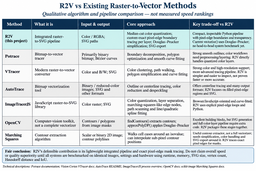
#> input picture R2V vs Raster-to-Vector Methods.png, 256 x 171 px, shrunk from 1536 x 1024 before the run
$ python -i tracer.py   (imports and definitions only)
#> lines starting #> are read from the running program, lines starting #| are printed output that depends on the picture
#> further down, picture is the input picture: PIL image 256x171 RGB; mean R, G, B 205.3, 213, 216.8
### simplifier.py
"""
simplifier.py
Polygon simplification methods used by the R2V benchmark.
"""
import heapq

import numpy as np


def rdp(points, tolerance=1.0):
    """Douglas-Peucker on an OPEN polyline (iterative, no recursion limit)."""
    pts = np.asarray(points, dtype=float)
    n = len(pts)
    if n < 3:
        return [tuple(p) for p in pts.tolist()]
    keep = np.zeros(n, dtype=bool)
    keep[0] = keep[-1] = True
    stack = [(0, n - 1)]
    while stack:
        a, b = stack.pop()
        if b <= a + 1:
            continue
        seg = pts[b] - pts[a]
        rel = pts[a + 1:b] - pts[a]
        length = np.hypot(seg[0], seg[1])
        if length == 0:
            d = np.hypot(rel[:, 0], rel[:, 1])
        else:
            d = np.abs(seg[0] * rel[:, 1] - seg[1] * rel[:, 0]) / length
        i = int(np.argmax(d))
        if d[i] > tolerance:
            k = a + 1 + i
            keep[k] = True
            stack.append((a, k))
            stack.append((k, b))
    return [tuple(p) for p in pts[keep].tolist()]


def simplify_closed(points, tolerance=1.0):
    """Douglas-Peucker for a CLOSED loop."""
    n = len(points)
    if n < 4:
        return list(points)
    pts = np.asarray(points, dtype=float)
    j = int(np.argmax(np.hypot(*(pts - pts[0]).T)))
    first = rdp(pts[:j + 1], tolerance)
    second = rdp(np.vstack([pts[j:], pts[:1]]), tolerance)
    return first[:-1] + second[:-1]


# [56 lines left out: function visvalingam_closed, not called in this run]


def simplify_paths(paths, tolerance=1.0):
    """Simplify a list of open paths with Douglas-Peucker."""
    return [rdp(path, tolerance) if len(path) > 2 else list(path) for path in paths]


# [4 lines that do not run on import are left out]

### tracer.py
"""
tracer.py
Raster -> vector (SVG) conversion.

Pipeline:
  1. (optional) downscale
  2. colour quantisation (median cut) or black/white threshold
  3. for every colour layer: exact pixel-edge boundary tracing -> closed loops
  4. Douglas-Peucker simplification of every loop
  5. SVG output with source transparency (optionally smoothed with quadratic curves)
"""
import numpy as np
from PIL import Image
from simplifier import simplify_closed

# directions in screen coordinates (y down), clockwise: E, S, W, N
_DX = (1, 0, -1, 0)
_DY = (0, 1, 0, -1)


def mask_to_loops(mask):
    """Trace the outlines of a boolean mask.

    Returns a list of closed loops [(x, y), ...] in pixel-corner coordinates.
    Outer boundaries run clockwise, holes counter-clockwise, so a single path
    with fill-rule="evenodd" renders holes correctly.
    """
    m = np.pad(mask.astype(bool), 1)
    f = m[1:-1, 1:-1]
    up, down = m[:-2, 1:-1], m[2:, 1:-1]
    left, right = m[1:-1, :-2], m[1:-1, 2:]

    out = {}  # start vertex -> list of outgoing directions still unused

    def add(sel, dx, dy, d):
        rs, cs = np.nonzero(sel)
        for x, y in zip((cs + dx).tolist(), (rs + dy).tolist()):
            out.setdefault((x, y), []).append(d)

    add(f & ~up,    0, 0, 0)  # top edge,    heading east
    add(f & ~right, 1, 0, 1)  # right edge,  heading south
    add(f & ~down,  1, 1, 2)  # bottom edge, heading west
    add(f & ~left,  0, 1, 3)  # left edge,   heading north

    loops = []
    while out:
        start = next(iter(out))
        cur, pd = start, None
        pts = []
        while True:
            dirs = out[cur]
            if pd is None or len(dirs) == 1:
                nd = dirs[0]
            else:  # pinch point: prefer right turn, then straight, then left
                nd = next(d for d in ((pd + 1) % 4, pd, (pd - 1) % 4) if d in dirs)
            dirs.remove(nd)
            if not dirs:
                del out[cur]
            if nd != pd:
                pts.append(cur)
            pd = nd
            cur = (cur[0] + _DX[nd], cur[1] + _DY[nd])
            if cur == start:
                break
        loops.append(pts)
    return loops


def _area(pts):
    a = np.asarray(pts, dtype=float)
    x, y = a[:, 0], a[:, 1]
    return abs(np.dot(x, np.roll(y, -1)) - np.dot(y, np.roll(x, -1))) / 2


def _fmt(v):
    return f"{v:.2f}".rstrip("0").rstrip(".")


def loop_to_d(pts, smooth=False):
    n = len(pts)
    if not smooth or n < 3:
        return "M" + " L".join(f"{_fmt(x)} {_fmt(y)}" for x, y in pts) + "Z"
    mid = lambda p, q: ((p[0] + q[0]) / 2, (p[1] + q[1]) / 2)
    sx, sy = mid(pts[-1], pts[0])
    d = [f"M{_fmt(sx)} {_fmt(sy)}"]
    for i in range(n):
        mx, my = mid(pts[i], pts[(i + 1) % n])
        d.append(f"Q{_fmt(pts[i][0])} {_fmt(pts[i][1])} {_fmt(mx)} {_fmt(my)}")
    return "".join(d) + "Z"


def vectorize(img, mode="color", colors=64, threshold=128, tolerance=0.0,
              min_area=0, smooth=False, max_dim=2000):
    """Convert a PIL image to an SVG string. Returns (svg, stats)."""
#> called with mode = 'color', colors = 64, threshold = 128, tolerance = 0, min_area = 0, smooth = False, max_dim = 2000
    img = img.convert("RGBA")
    ow, oh = img.size
#> ow = 256; oh = 171
    if max(img.size) > max_dim:
        s = max_dim / max(img.size)
        img = (img.convert("RGBa")
               .resize((max(1, round(ow * s)), max(1, round(oh * s))),
                       Image.Resampling.LANCZOS)
               .convert("RGBA"))
    w, h = img.size
#> w = 256; h = 171
    rgba = np.asarray(img)
    rgb = rgba[:, :, :3]
    alpha = rgba[:, :, 3]
#> alpha: shape (171, 256); every value is 255
    visible = alpha > 0
#> visible: shape (171, 256) bool; every value is 1

    if mode == "bw":
        gray = np.asarray(img.convert("L"))
        foreground = gray < threshold
        layers = []
        for color, color_mask in (
            ("#000000", foreground),
            ("#ffffff", ~foreground),
        ):
            color_mask &= visible
            layers.extend(
                (color, int(a) / 255, color_mask & (alpha == a))
                for a in np.unique(alpha[color_mask])
            )
        background = None
    else:
        colors = int(max(2, min(64, colors)))
        rgb_for_quantization = rgb.copy()
        if np.any(~visible):
            visible_pixels = rgb[visible]
            if len(visible_pixels):
                rgb_for_quantization[~visible] = visible_pixels[0]
        rgb_image = Image.fromarray(rgb_for_quantization)
        q = rgb_image.quantize(
            colors=colors,
            method=Image.Quantize.MEDIANCUT,
            dither=Image.Dither.NONE,
        )
        idx = np.asarray(q)
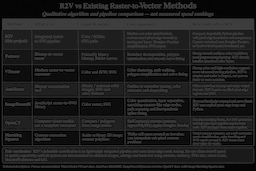
#> idx: shape (171, 256); min 0, max 63, mean 30.8
        pal = q.getpalette()
#> pal = 192 values, max 255 at index 0, min 2 at index 189, mean 210.4
        n = len(pal) // 3
#> n = 64
        counts = np.bincount(idx[visible], minlength=n)
#> counts = 64 values, max 3632 at index 0, min 43 at index 6, mean 684
        hexes = ["#%02x%02x%02x" % tuple(pal[i * 3:i * 3 + 3]) for i in range(n)]
#> hexes = 64 items, first 6: '#ffffff', '#fffffe', '#fffefe', '#fefffe', '#fefeff', '#fefefe'
        layers = []
        for i in np.flatnonzero(counts):
            color_mask = (idx == i) & visible
            layers.extend(
                (hexes[i], int(a) / 255, color_mask & (alpha == a))
                for a in np.unique(alpha[color_mask])
            )
#> this loop made 64 passes
#> pass 1, in vectorize, `color_mask = (idx == i) & visible`:
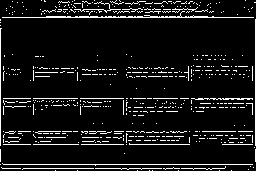
#> color_mask: shape (171, 256) bool; 8.3% white in thin lines or dots
#> pass 3, in vectorize, `color_mask = (idx == i) & visible`:
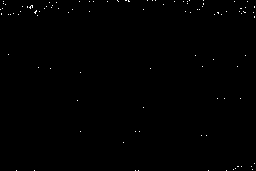
#> color_mask: shape (171, 256) bool; 0.29% white in thin lines or dots
#> after the loop, layers = 64 items
        background = None

    parts, n_paths, n_points = [], 0, 0
    for color, opacity, mask in layers:
        d_parts = []
        for loop in mask_to_loops(mask):
            if len(loop) < 3 or _area(loop) < min_area:
                continue
            simp = simplify_closed(loop, tolerance)
            if len(simp) < 3:
                continue
            d_parts.append(loop_to_d(simp, smooth))
            n_points += len(simp)
        if d_parts:
            n_paths += len(d_parts)
            opacity_text = f"{opacity:.6f}".rstrip("0").rstrip(".")
            opacity_attr = f' fill-opacity="{opacity_text}"' if opacity < 1 else ""
            parts.append(
                f'<path fill="{color}"{opacity_attr} fill-rule="evenodd" '
                f'd="{"".join(d_parts)}"/>'
            )
#> this loop made 64 passes
#> color on passes 2 to 13: '#fffffe', '#fffefe', '#fefffe', '#fefeff', '#fefefe', '#fefefd', '#fdfefe', '#fdfdfd', '#fcfcfc', '#fbfcfc', '#fcfbfb', '#fbfbfc'
#> color on pass 1: '#ffffff'
#> pass 1, in mask_to_loops, `m = np.pad(mask.astype(bool), 1)`:
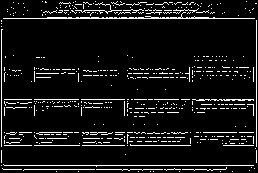
#> m: shape (173, 258) bool; 8.1% white in thin lines or dots
#> pass 1, in mask_to_loops, `up, down = m[:-2, 1:-1], m[2:, 1:-1]`:
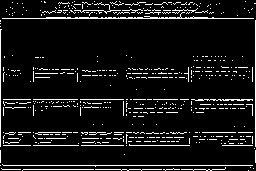
#> up: shape (171, 256) bool; 8.3% white in thin lines or dots
#> pass 1, in mask_to_loops, `up, down = m[:-2, 1:-1], m[2:, 1:-1]`:
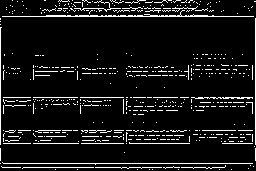
#> down: shape (171, 256) bool; 8.3% white in thin lines or dots
#> pass 1, in mask_to_loops, `left, right = m[1:-1, :-2], m[1:-1, 2:]`:
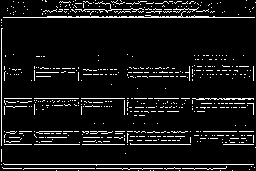
#> left: shape (171, 256) bool; 8% white in thin lines or dots

    background_rect = (
        f'<rect width="{w}" height="{h}" fill="{background}"/>'
        if background is not None else ""
    )
    svg = (f'<svg xmlns="http://www.w3.org/2000/svg" width="{ow}" height="{oh}" '
           f'viewBox="0 0 {w} {h}">'
           + background_rect + "".join(parts) + "</svg>")
    return svg, {"width": ow, "height": oh, "layers": len(parts),
                 "paths": n_paths, "points": n_points, "svg_bytes": len(svg)}

>>> from PIL import Image
>>> picture = Image.open('R2V vs Raster-to-Vector Methods.png')
>>> result = vectorize(picture)
